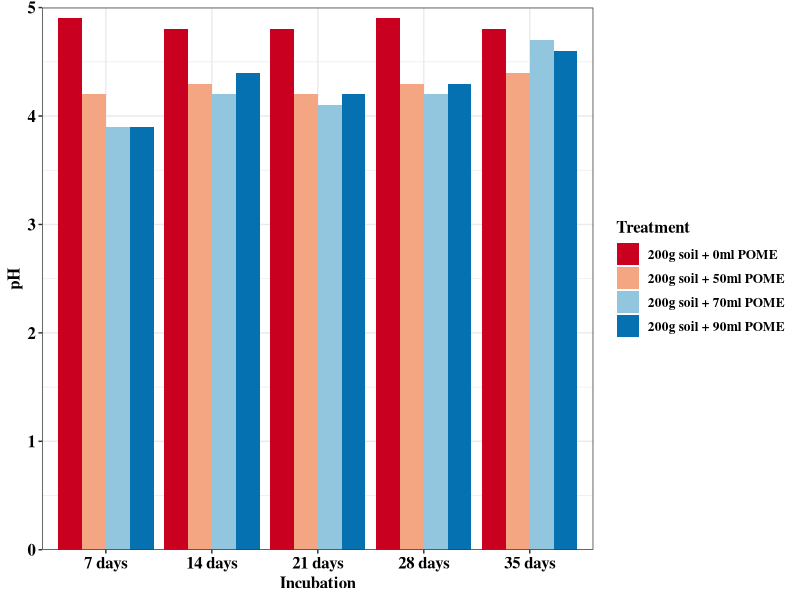
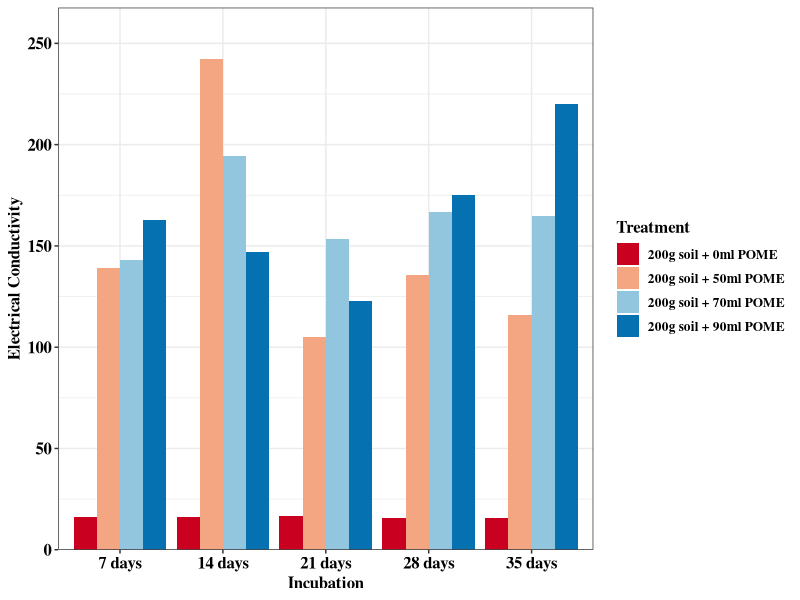
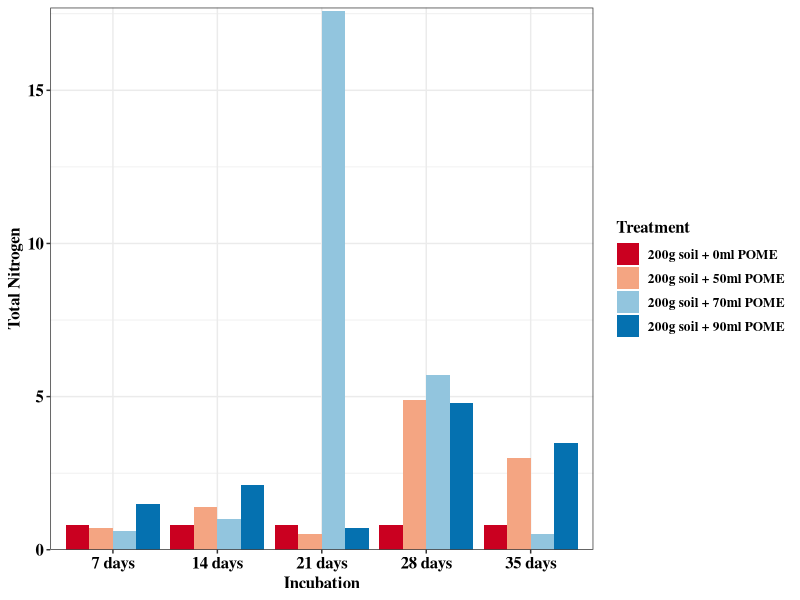
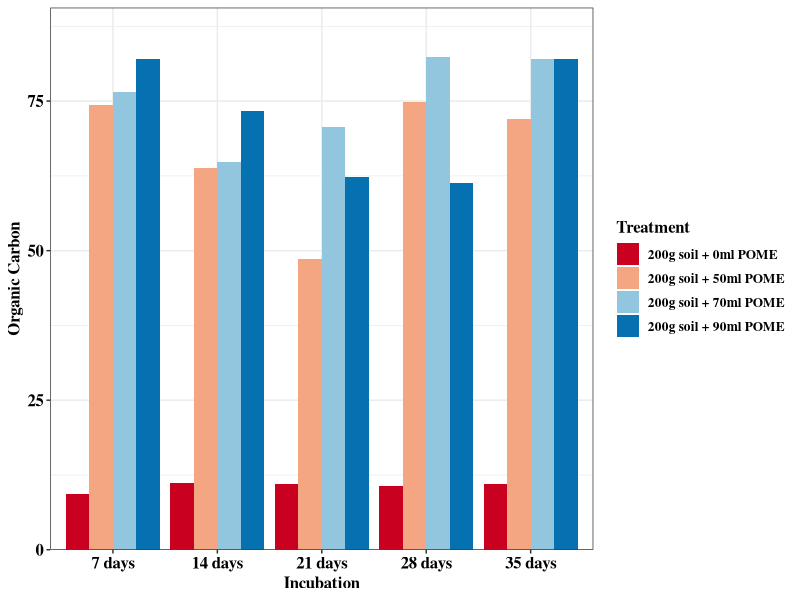
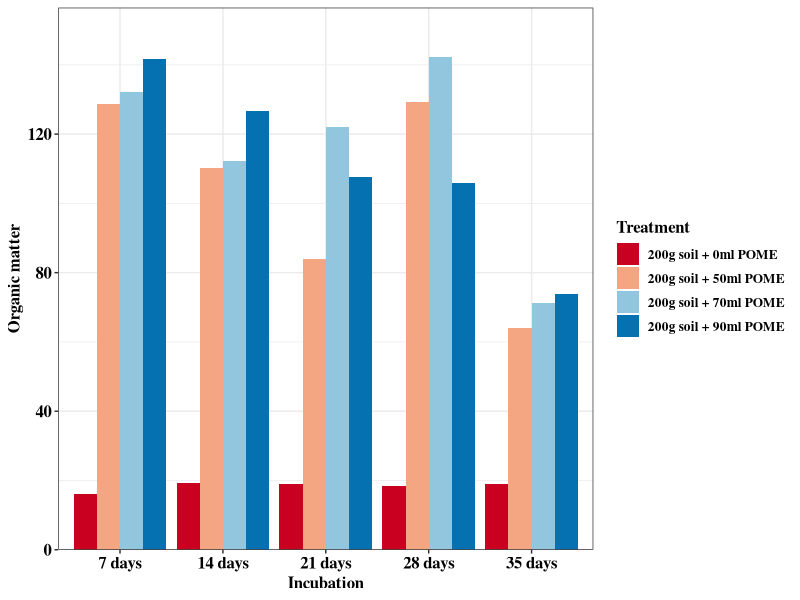
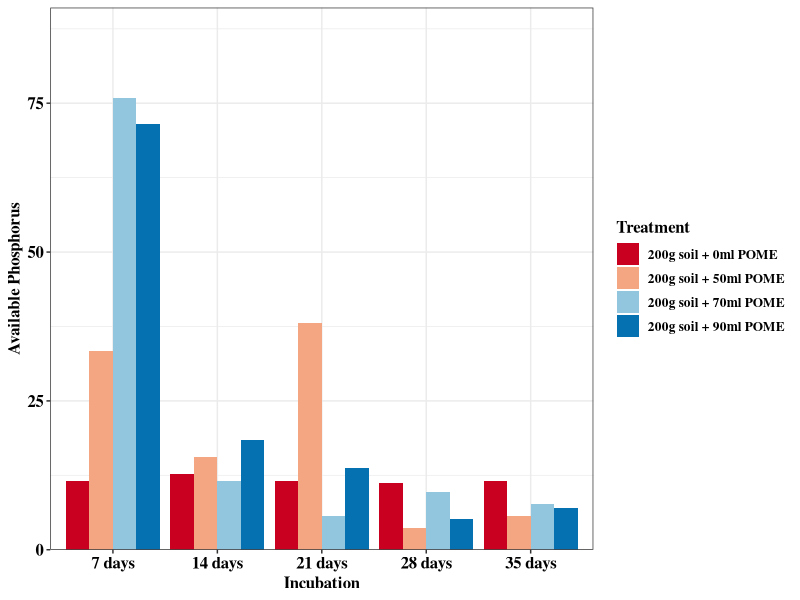
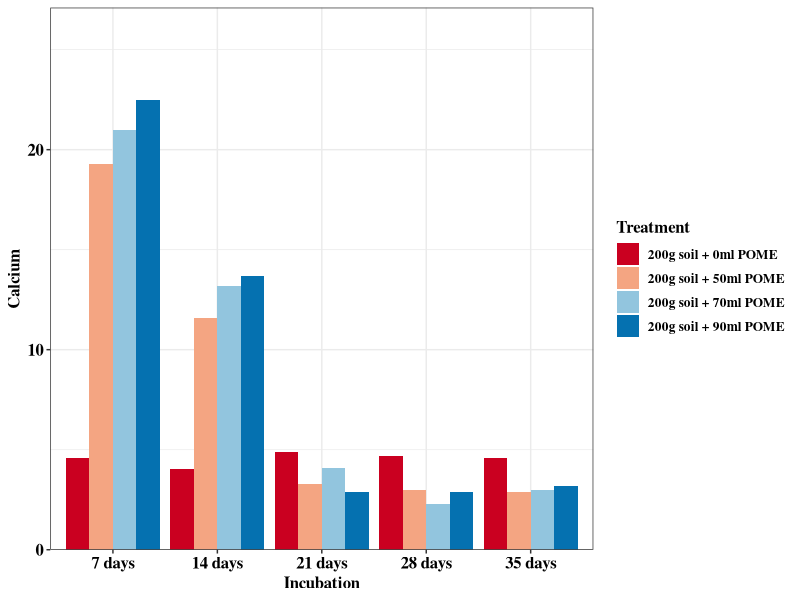
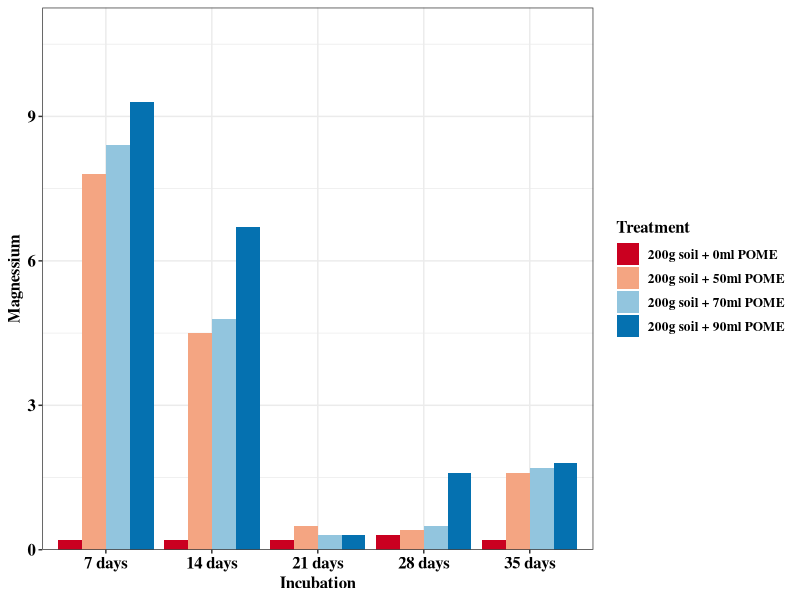

Reproduce these figures in R, in order.

# Import Required Packages ------------------------------------------------

library(tidyverse)
library(readxl)



# Import the dataset ------------------------------------------------------

dat <- read_excel(path = here::here('Data/CONVERTED TABLES.xlsx'),sheet = 1)


dat <- dat |>
  mutate(Incubation=factor(Incubation,levels = c('7 days','14 days','21 days','28 days','35 days'))) |>
  mutate(Treatment=factor(Treatment,levels = c('200g soil + 0ml POME','200g soil + 50ml POME','200g soil + 70ml POME','200g soil + 90ml POME')))


pal <- RColorBrewer::brewer.pal(n = 4,name = 'RdBu')

# pH

ggplot(data = dat,aes(x = Incubation,y = pH,fill=Treatment))+
  stat_summary(geom = 'errorbar',position = position_dodge(.9),fun.data = mean_se)+
  stat_summary(geom = 'col',position = position_dodge(.9),fun = mean)+
  scale_fill_manual(values = pal)+
  theme_bw()+
  scale_y_continuous(expand = expansion(mult = c(0,0),add = c(0,0.1)))+
  theme(text = element_text(family = 'serif',face = 'bold',colour = 'black',size = 12),axis.text = element_text(family = 'serif',face = 'bold',colour = 'black',size = 12))


## Save the Plot

ggsave('pH.png',path = here::here('Plot/Jeniva'),width = 8,height = 8,dpi = 320)

## EC

ggplot(data = dat,aes(x = Incubation,y = EC,fill=Treatment))+
  stat_summary(geom = 'errorbar',position = position_dodge(.9),fun.data = mean_se)+
  stat_summary(geom = 'col',position = position_dodge(.9),fun = mean)+
  scale_fill_manual(values = pal)+
  theme_bw()+
  scale_y_continuous(expand = expansion(mult = c(0,0.1),add = c(0,0.9)))+
  theme(text = element_text(family = 'serif',face = 'bold',colour = 'black',size = 12),axis.text = element_text(family = 'serif',face = 'bold',colour = 'black',size = 12))+
  labs(y='Electrical Conductivity')

## Save the Plot

ggsave('EC.png',path = here::here('Plot/Jeniva'),width = 8,height = 8,dpi = 320)


## TN

ggplot(data = dat,aes(x = Incubation,y = TN,fill=Treatment))+
  stat_summary(geom = 'errorbar',position = position_dodge(.9),fun.data = mean_se)+
  stat_summary(geom = 'col',position = position_dodge(.9),fun = mean)+
  scale_fill_manual(values = pal)+
  theme_bw()+
  scale_y_continuous(expand = expansion(mult = c(0,0),add = c(0,0.1)))+
  theme(text = element_text(family = 'serif',face = 'bold',colour = 'black',size = 12),axis.text = element_text(family = 'serif',face = 'bold',colour = 'black',size = 12))+
  labs(y='Total Nitrogen')

## Save the Plot

ggsave('TN.png',path = here::here('Plot/Jeniva'),width = 8,height = 8,dpi = 320)


## OC

ggplot(data = dat,aes(x = Incubation,y = OC,fill=Treatment))+
  stat_summary(geom = 'errorbar',position = position_dodge(.9),fun.data = mean_se)+
  stat_summary(geom = 'col',position = position_dodge(.9),fun = mean)+
  scale_fill_manual(values = pal)+
  theme_bw()+
  scale_y_continuous(expand = expansion(mult = c(0,0.1),add = c(0,0.1)))+
  theme(text = element_text(family = 'serif',face = 'bold',colour = 'black',size = 12),axis.text = element_text(family = 'serif',face = 'bold',colour = 'black',size = 12))+
  labs(y='Organic Carbon')

## Save the Plot

ggsave('OC.png',path = here::here('Plot/Jeniva'),width = 8,height = 8,dpi = 320)


## OM

ggplot(data = dat,aes(x = Incubation,y = OM,fill=Treatment))+
  stat_summary(geom = 'errorbar',position = position_dodge(.9),fun.data = mean_se)+
  stat_summary(geom = 'col',position = position_dodge(.9),fun = mean)+
  scale_fill_manual(values = pal)+
  theme_bw()+
  scale_y_continuous(expand = expansion(mult = c(0,0.1),add = c(0,0.1)))+
  theme(text = element_text(family = 'serif',face = 'bold',colour = 'black',size = 12),axis.text = element_text(family = 'serif',face = 'bold',colour = 'black',size = 12))+
  labs(y='Organic matter')


## Save the Plot

ggsave('OM.png',path = here::here('Plot/Jeniva'),width = 8,height = 8,dpi = 320)



## Available Phosphorus

ggplot(data = dat,aes(x = Incubation,y = `Av. P`,fill=Treatment))+
  stat_summary(geom = 'errorbar',position = position_dodge(.9),fun.data = mean_se)+
  stat_summary(geom = 'col',position = position_dodge(.9),fun = mean)+
  scale_fill_manual(values = pal)+
  theme_bw()+
  scale_y_continuous(expand = expansion(mult = c(0,0.2),add = c(0,0.1)))+
  theme(text = element_text(family = 'serif',face = 'bold',colour = 'black',size = 12),axis.text = element_text(family = 'serif',face = 'bold',colour = 'black',size = 12))+
  labs(y='Available Phosphorus')

## Save the Plot

ggsave('Avail.P.png',path = here::here('Plot/Jeniva'),width = 8,height = 8,dpi = 320)


## Calcium

ggplot(data = dat,aes(x = Incubation,y = Ca,fill=Treatment))+
  stat_summary(geom = 'errorbar',position = position_dodge(.9),fun.data = mean_se)+
  stat_summary(geom = 'col',position = position_dodge(.9),fun = mean)+
  scale_fill_manual(values = pal)+
  theme_bw()+
  scale_y_continuous(expand = expansion(mult = c(0,0.2),add = c(0,0.1)))+
  theme(text = element_text(family = 'serif',face = 'bold',colour = 'black',size = 12),axis.text = element_text(family = 'serif',face = 'bold',colour = 'black',size = 12))+
  labs(y='Calcium')

## Save the Plot

ggsave('Ca.png',path = here::here('Plot/Jeniva'),width = 8,height = 8,dpi = 320)


## Magnessium

ggplot(data = dat,aes(x = Incubation,y = Mg,fill=Treatment))+
  stat_summary(geom = 'errorbar',position = position_dodge(.9),fun.data = mean_se)+
  stat_summary(geom = 'col',position = position_dodge(.9),fun = mean)+scale_fill_manual(values = pal)+
  theme_bw()+
  scale_y_continuous(expand = expansion(mult = c(0,0.2),add = c(0,0.1)))+theme(text = element_text(family = 'serif',face = 'bold',colour = 'black',size = 12),axis.text = element_text(family = 'serif',face = 'bold',colour = 'black',size = 12))+
  labs(y='Magnessium')

## Save the Plot

ggsave('Mg.png',path = here::here('Plot/Jeniva'),width = 8,height = 8,dpi = 320)


## Potassium

ggplot(data = dat,aes(x = Incubation,y = K,fill=Treatment))+
  stat_summary(geom = 'errorbar',position = position_dodge(.9),fun.data = mean_se)+
  stat_summary(geom = 'col',position = position_dodge(.9),fun = mean)+scale_fill_manual(values = pal)+
  theme_bw()+
  scale_y_continuous(expand = expansion(mult = c(0,0.2),add = c(0,0.1)))+theme(text = element_text(family = 'serif',face = 'bold',colour = 'black',size = 12),axis.text = element_text(family = 'serif',face = 'bold',colour = 'black',size = 12))+
  labs(y='Potassium')

## Save the Plot

ggsave('Potassium.png',path = here::here('Plot/Jeniva'),width = 8,height = 8,dpi = 320)


## Sodium

ggplot(data = dat,aes(x = Incubation,y = Na,fill=Treatment))+
  stat_summary(geom = 'errorbar',position = position_dodge(.9),fun.data = mean_se)+
  stat_summary(geom = 'col',position = position_dodge(.9),fun = mean)+
  scale_fill_manual(values = pal)+
  theme_bw()+
  scale_y_continuous(expand = expansion(mult = c(0,0.2),add = c(0,0.1)))+
  theme(text = element_text(family = 'serif',face = 'bold',colour = 'black',size = 12),axis.text = element_text(family = 'serif',face = 'bold',colour = 'black',size = 12))+
  labs(y='Sodium')

## Save the Plot

ggsave('Na.png',path = here::here('Plot/Jeniva'),width = 8,height = 8,dpi = 320)


## Hydrogen
ggplot(data = dat,aes(x = Incubation,y = H,fill=Treatment))+
  stat_summary(geom = 'errorbar',position = position_dodge(.9),fun.data = mean_se)+
  stat_summary(geom = 'col',position = position_dodge(.9),fun = mean)+
  scale_fill_manual(values = pal)+
  theme_bw()+
  scale_y_continuous(expand = expansion(mult = c(0,0.2),add = c(0,0.1)))+
  theme(text = element_text(family = 'serif',face = 'bold',colour = 'black',size = 12),axis.text = element_text(family = 'serif',face = 'bold',colour = 'black',size = 12))

## Save the Plot

ggsave('H.png',path = here::here('Plot/Jeniva'),width = 8,height = 8,dpi = 320)


## Alluminium

ggplot(data = dat,aes(x = Incubation,y = `Al3+`,fill=Treatment))+
  stat_summary(geom = 'errorbar',position = position_dodge(.9),fun.data = mean_se)+
  stat_summary(geom = 'col',position = position_dodge(.9),fun = mean)+
  scale_fill_manual(values = pal)+
  theme_bw()+
  scale_y_continuous(expand = expansion(mult = c(0,0.2),add = c(0,0.1)))+
  theme(text = element_text(family = 'serif',face = 'bold',colour = 'black',size = 12),axis.text = element_text(family = 'serif',face = 'bold',colour = 'black',size = 12))


## Save the Plot

ggsave('Al.png',path = here::here('Plot/Jeniva'),width = 8,height = 8,dpi = 320)


## ECEC

ggplot(data = dat,aes(x = Incubation,y = ECEC,fill=Treatment))+
  stat_summary(geom = 'errorbar',position = position_dodge(.9),fun.data = mean_se)+
  stat_summary(geom = 'col',position = position_dodge(.9),fun = mean)+
  scale_fill_manual(values = pal)+
  theme_bw()+
  scale_y_continuous(expand = expansion(mult = c(0,0.2),add = c(0,0.1)))+
  theme(text = element_text(family = 'serif',face = 'bold',colour = 'black',size = 12),axis.text = element_text(family = 'serif',face = 'bold',colour = 'black',size = 12))

## Save the Plot

ggsave('ECEC.png',path = here::here('Plot/Jeniva'),width = 8,height = 8,dpi = 320)



# Import the dataset ------------------------------------------------------

dat1 <- read_excel(path = here::here('Data/CONVERTED TABLES.xlsx'),sheet = 2)


## Plot

ggplot(data = dat1,aes(x = Incubation,y = `Bacteria (CFU/g)`,fill=Treatment))+stat_summary(geom = 'errorbar',position = position_dodge(.9),fun.data = mean_se)+
  stat_summary(geom = 'col',position = position_dodge(.9),fun = mean)+scale_fill_manual(values = pal)+
  theme_bw()+
  scale_y_continuous(expand = expansion(mult = c(0,0.2),add = c(0,0.1)))+theme(text = element_text(family = 'serif',face = 'bold',colour = 'black',size = 12),axis.text = element_text(family = 'serif',face = 'bold',colour = 'black',size = 12))

## Save the Plot

ggsave('bacteria.png',path = here::here('Plot/Jeniva'),width = 8,height = 8,dpi = 320)


ggplot(data = dat1,aes(x = Incubation,y = `Fungi (CFU/g)`,fill=Treatment))+stat_summary(geom = 'errorbar',position = position_dodge(.9),fun.data = mean_se)+
  stat_summary(geom = 'col',position = position_dodge(.9),fun = mean)+scale_fill_manual(values = pal)+
  theme_bw()+
  scale_y_continuous(expand = expansion(mult = c(0,0.2),add = c(0,0.1)))+theme(text = element_text(family = 'serif',face = 'bold',colour = 'black',size = 12),axis.text = element_text(family = 'serif',face = 'bold',colour = 'black',size = 12))

## Save the Plot

ggsave('fungi.png',path = here::here('Plot/Jeniva'),width = 8,height = 8,dpi = 320)

ggplot(data = dat1,aes(x = Incubation,y = `NB (CFU/g)`,fill=Treatment))+stat_summary(geom = 'errorbar',position = position_dodge(.9),fun.data = mean_se)+
  stat_summary(geom = 'col',position = position_dodge(.9),fun = mean)+scale_fill_manual(values = pal)+
  theme_bw()+
  scale_y_continuous(expand = expansion(mult = c(0,0.2),add = c(0,0.1)))+theme(text = element_text(family = 'serif',face = 'bold',colour = 'black',size = 12),axis.text = element_text(family = 'serif',face = 'bold',colour = 'black',size = 12))

## Save the Plot

ggsave('nb.png',path = here::here('Plot/Jeniva'),width = 8,height = 8,dpi = 320)


ggplot(data = dat1,aes(x = Incubation,y = `PSB (CFU/g)`,fill=Treatment))+stat_summary(geom = 'errorbar',position = position_dodge(.9),fun.data = mean_se)+
  stat_summary(geom = 'col',position = position_dodge(.9),fun = mean)+scale_fill_manual(values = pal)+
  theme_bw()+
  scale_y_continuous(expand = expansion(mult = c(0,0.2),add = c(0,0.1)))+theme(text = element_text(family = 'serif',face = 'bold',colour = 'black',size = 12),axis.text = element_text(family = 'serif',face = 'bold',colour = 'black',size = 12))

## Save the Plot

ggsave('psb.png',path = here::here('Plot/Jeniva'),width = 8,height = 8,dpi = 320)

ggplot(data = dat1,aes(x = Incubation,y = `LB (CFU/g)`,fill=Treatment))+stat_summary(geom = 'errorbar',position = position_dodge(.9),fun.data = mean_se)+
  stat_summary(geom = 'col',position = position_dodge(.9),fun = mean)+scale_fill_manual(values = pal)+
  theme_bw()+
  scale_y_continuous(expand = expansion(mult = c(0,0.2),add = c(0,0.1)))+theme(text = element_text(family = 'serif',face = 'bold',colour = 'black',size = 12),axis.text = element_text(family = 'serif',face = 'bold',colour = 'black',size = 12))

## Save the Plot

ggsave('lb.png',path = here::here('Plot/Jeniva'),width = 8,height = 8,dpi = 320)




